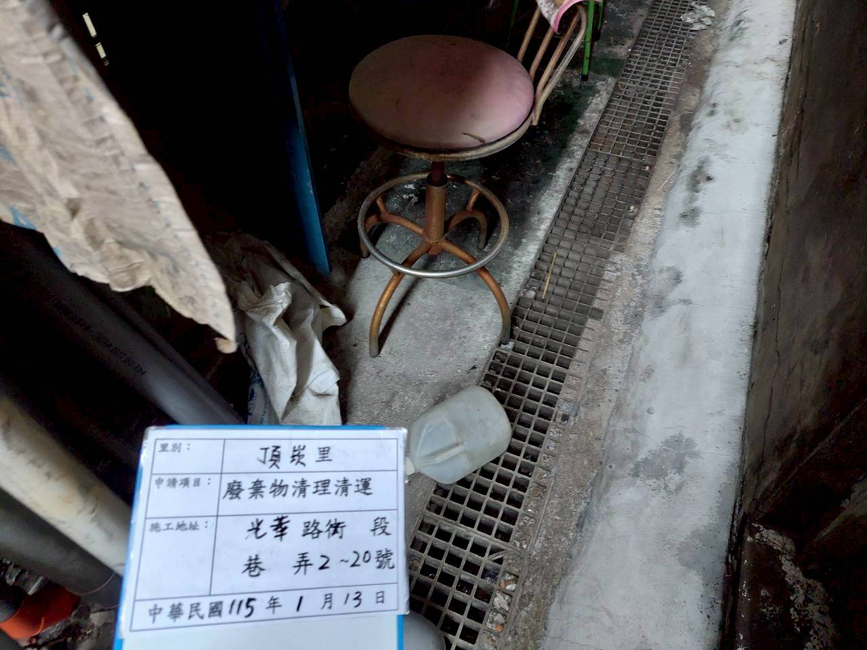
#> input picture 01_測試與範例照片庫/case001/test_004-頂崁里-廢棄物清除呈報-115.05.13/LINE_ALBUM_頂崁里廢棄物呈報_260128_10.jpg, 867 x 650 px; its folder holds 4 pictures in this run
$ python check_false_positives.py
#> lines starting #> are read from the running program, lines starting #| are printed output that depends on the picture
import cv2
import numpy as np
import os
import glob

def read_image_utf8(path):
    return cv2.imdecode(np.fromfile(path, dtype=np.uint8), cv2.IMREAD_COLOR)
#> returned value is the input picture: shape (650, 867, 3); mean B, G, R 93.9, 91.5, 91.5

# Paths
ok_dir = r"case001\ok_004-頂崁里-廢棄物清除呈報-115.05.13"
test_dir = r"case001\test_004-頂崁里-廢棄物清除呈報-115.05.13"

orig_files = glob.glob(os.path.join(test_dir, "LINE_ALBUM_*.jpg"))
orig_files = [f for f in orig_files if not f.endswith("_ok.jpg")]

user_modified = []
for file_path in orig_files:
    filename = os.path.basename(file_path)
    user_path = os.path.join(ok_dir, filename)
    if os.path.exists(user_path):
        img_orig = read_image_utf8(file_path)
        img_user = read_image_utf8(user_path)
        if img_orig is not None and img_user is not None:
            if np.mean(cv2.absdiff(img_orig, img_user)) > 0.1:
                user_modified.append(filename)

print(f"User modified {len(user_modified)} files in total.")

# Let's find files processed by OpenCV (i.e. we have _ok.jpg)
all_processed = glob.glob(os.path.join(test_dir, "*_ok.jpg"))
processed_filenames = [os.path.basename(f).replace("_ok.jpg", ".jpg") for f in all_processed]

print(f"OpenCV processed {len(processed_filenames)} files in total.")

# 1. OpenCV processed but User did NOT modify:
false_positives = [f for f in processed_filenames if f not in user_modified]
print(f"\n--- Files processed by OpenCV but NOT modified by User ({len(false_positives)} files) ---")

# Let's run template matching on these false positive files using our script's logic
# to see where it matched the "1".
img41_path = os.path.join(test_dir, 'LINE_ALBUM_頂崁里廢棄物呈報_260128_41.jpg')
img41 = read_image_utf8(img41_path)
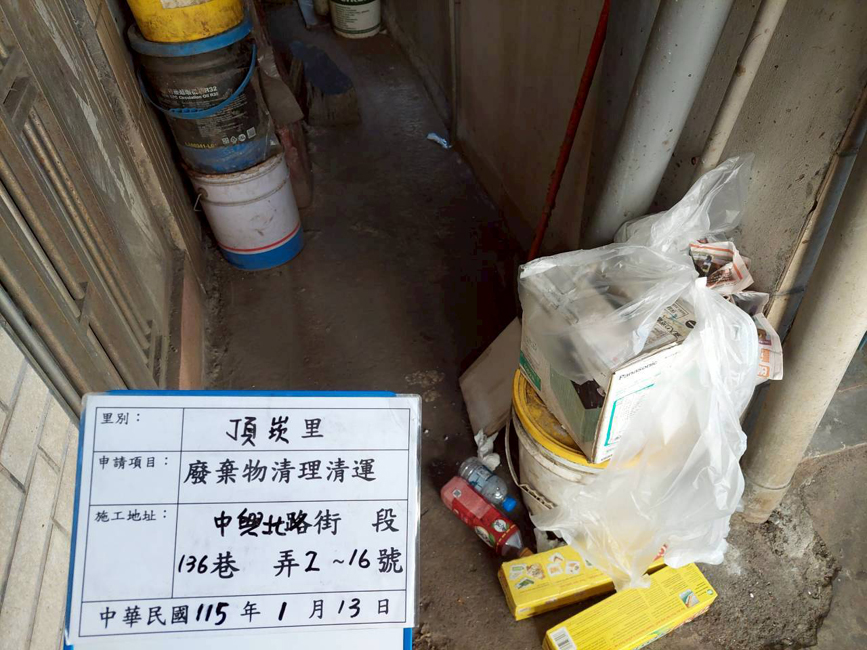
#> input picture 01_測試與範例照片庫/case001/LINE_ALBUM_頂崁里廢棄物呈報_260128_41.jpg, 867 x 650 px
#> in read_image_utf8, returned value is the input picture: shape (650, 867, 3); mean B, G, R 106, 115.7, 121.4
temp_gray = cv2.cvtColor(img41[599:621, 276:290], cv2.COLOR_BGR2GRAY)

for filename in false_positives:
    file_path = os.path.join(test_dir, filename)
    img = read_image_utf8(file_path)
    if img is None:
        continue
    targ_gray = cv2.cvtColor(img, cv2.COLOR_BGR2GRAY)
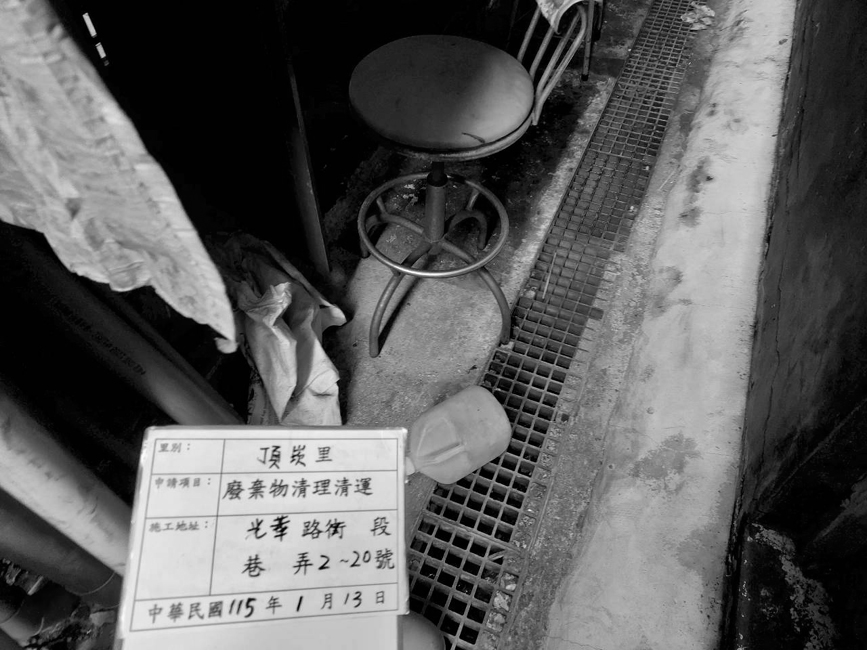
#> targ_gray: shape (650, 867); min 0, max 254, mean 91.8

    # Run matching
    found = None
    for scale in np.linspace(0.5, 2.0, 50):
        resized = cv2.resize(temp_gray, (0,0), fx=scale, fy=scale)
        if resized.shape[0] > targ_gray.shape[0] or resized.shape[1] > targ_gray.shape[1]:
            continue
        res = cv2.matchTemplate(targ_gray, resized, cv2.TM_CCOEFF_NORMED)
        _, max_val, _, max_loc = cv2.minMaxLoc(res)
        if found is None or max_val > found[0]:
            found = (max_val, max_loc, scale, resized.shape)
#> this loop made 50 passes
#> (max_val, found) on passes 1, 5, 6, 9: (0.951, (0.951, (344, 592), 0.5, (11, 7))), (0.957, (0.957, (343, 591), 0.622, (14, 9))), (0.962, (0.962, (296, 594), 0.653, (14, 9))), (0.978, (0.978, (295, 594), 0.745, (16, 10)))
#> (max_val, max_loc) on passes 2, 3, 4, 7, 8, 10: (0.911, (344, 591)), (0.937, (343, 592)), (0.949, (343, 592)), (0.932, (235, 598)), (0.952, (295, 595)), (0.95, (295, 593))
#> pass 1, `res = cv2.matchTemplate(targ_gray, resized, cv2.TM_CCOEFF_NORMED)`:
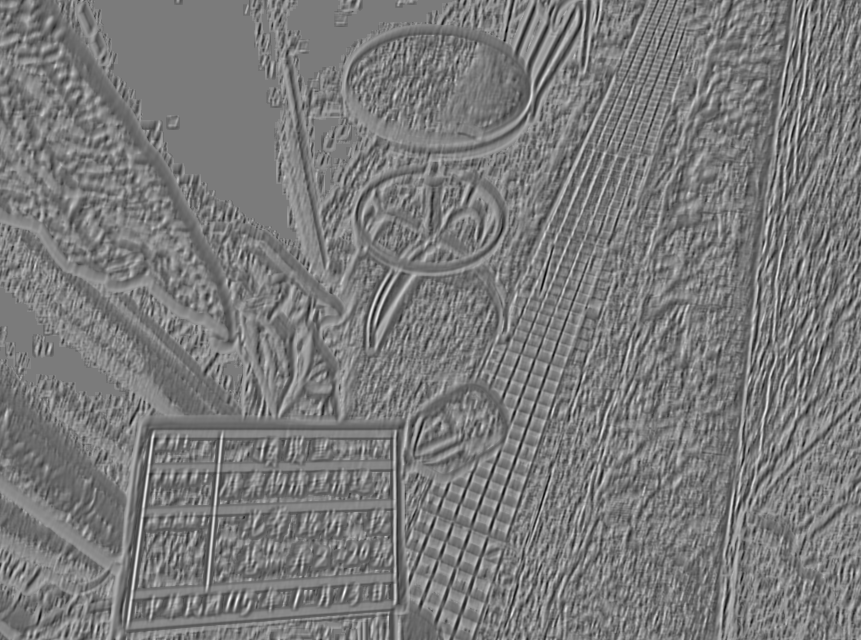
#> res: shape (640, 861) float32; min -0.889, max 0.951, mean -0.0052; drawn with min black and max white
#> after the loop:
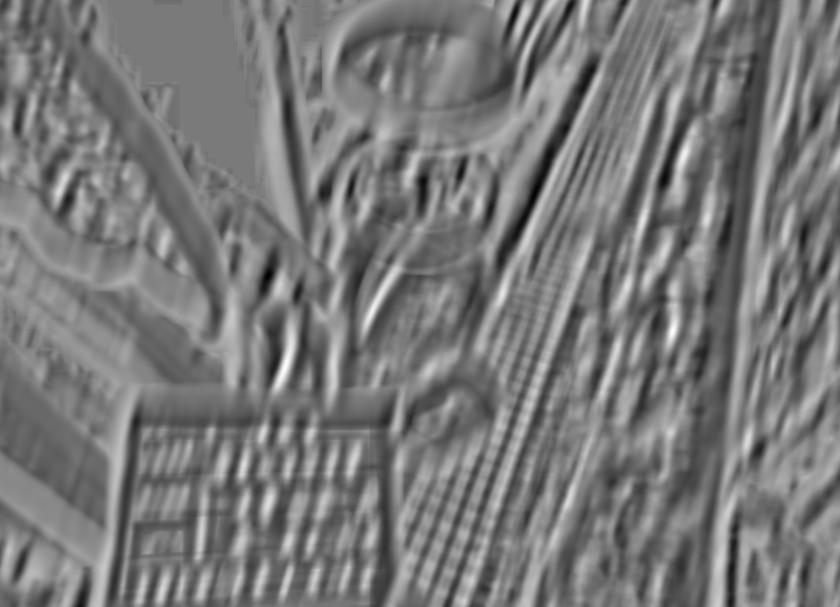
#> res: shape (607, 840) float32; min -0.678, max 0.738, mean -0.00529; drawn with min black and max white

    if found:
        max_val, max_loc, scale, shape = found
#> max_val = 0.978; max_loc = (295, 594); scale = 0.745; shape = (16, 10)
        print(f"File: {filename} -> Matched '1' at x={max_loc[0]}, y={max_loc[1]} (Score: {max_val:.4f}, scale={scale:.3f})")
#| File: LINE_ALBUM_頂崁里廢棄物呈報_260128_10.jpg -> Matched '1' at x=295, y=594 (Score: 0.9778, scale=0.745)

# 2. Let's also check if for the user_modified files, did OpenCV match the correct region?
# The user's modified region can be found by thresholding the difference between user's file and original file.
print(f"\n--- Checking alignment in User Modified Files ---")
mismatches = []
for filename in user_modified:
    orig_path = os.path.join(test_dir, filename)
    user_path = os.path.join(ok_dir, filename)

    img_orig = read_image_utf8(orig_path)
    img_user = read_image_utf8(user_path)

    # Locate user modified region
    diff = cv2.absdiff(img_orig, img_user)
    gray_diff = cv2.cvtColor(diff, cv2.COLOR_BGR2GRAY)
    _, thresh = cv2.threshold(gray_diff, 10, 255, cv2.THRESH_BINARY)
    if np.sum(thresh) == 0:
        continue

    ys, xs = np.where(thresh > 0)
    user_y_min, user_y_max = np.min(ys), np.max(ys)
    user_x_min, user_x_max = np.min(xs), np.max(xs)

    # Get OpenCV match location
    targ_gray = cv2.cvtColor(img_orig, cv2.COLOR_BGR2GRAY)
    found = None
    for scale in np.linspace(0.5, 2.0, 50):
        resized = cv2.resize(temp_gray, (0,0), fx=scale, fy=scale)
        if resized.shape[0] > targ_gray.shape[0] or resized.shape[1] > targ_gray.shape[1]:
            continue
        res = cv2.matchTemplate(targ_gray, resized, cv2.TM_CCOEFF_NORMED)
        _, max_val, _, max_loc = cv2.minMaxLoc(res)
        if found is None or max_val > found[0]:
            found = (max_val, max_loc, scale, resized.shape)

    if found:
        max_val, max_loc, scale, shape = found
        cx = max_loc[0] + shape[1] // 2
        cy = max_loc[1] + shape[0] // 2

        # Check if the OpenCV match center is inside the user modified region
        is_inside = (user_x_min <= cx <= user_x_max) and (user_y_min <= cy <= user_y_max)
        if not is_inside:
            mismatches.append((filename, max_loc, (user_x_min, user_x_max, user_y_min, user_y_max)))
            print(f"Mismatch: {filename} -> OpenCV matched x={max_loc[0]}, y={max_loc[1]}. User modified region: x=[{user_x_min}, {user_x_max}], y=[{user_y_min}, {user_y_max}]")

print(f"Total mismatches: {len(mismatches)}")
